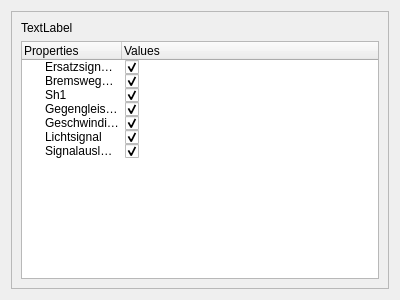
<?xml version="1.0" encoding="UTF-8"?>
<ui version="4.0">
 <class>SymbolOptions</class>
 <widget class="QDialog" name="SymbolOptions">
  <property name="geometry">
   <rect>
    <x>0</x>
    <y>0</y>
    <width>400</width>
    <height>300</height>
   </rect>
  </property>
  <property name="windowTitle">
   <string>Dialog</string>
  </property>
  <layout class="QGridLayout" name="gridLayout">
   <item row="0" column="0">
    <widget class="QFrame" name="frame">
     <property name="frameShape">
      <enum>QFrame::StyledPanel</enum>
     </property>
     <property name="frameShadow">
      <enum>QFrame::Raised</enum>
     </property>
     <layout class="QVBoxLayout" name="verticalLayout">
      <item>
       <widget class="QLabel" name="label">
        <property name="text">
         <string>TextLabel</string>
        </property>
       </widget>
      </item>
      <item>
       <widget class="QTreeWidget" name="treeWidget">
        <property name="iconSize">
         <size>
          <width>10</width>
          <height>10</height>
         </size>
        </property>
        <column>
         <property name="text">
          <string>Properties</string>
         </property>
        </column>
        <column>
         <property name="text">
          <string>Values</string>
         </property>
        </column>
        <item>
         <property name="text">
          <string>Ersatzsignal - arrow</string>
         </property>
         <property name="icon">
          <iconset>
           <normalon>:/icons/assets/fifteenSvgs/ersatz.svg</normalon>
          </iconset>
         </property>
         <property name="text">
          <string/>
         </property>
         <property name="checkState">
          <enum>Checked</enum>
         </property>
        </item>
        <item>
         <property name="text">
          <string>Bremswegabstand</string>
         </property>
         <property name="icon">
          <iconset>
           <normalon>:/icons/assets/fifteenSvgs/brem.svg</normalon>
          </iconset>
         </property>
         <property name="text">
          <string/>
         </property>
         <property name="checkState">
          <enum>Checked</enum>
         </property>
        </item>
        <item>
         <property name="text">
          <string>Sh1</string>
         </property>
         <property name="icon">
          <iconset>
           <normalon>:/icons/assets/fifteenSvgs/sh1.svg</normalon>
          </iconset>
         </property>
         <property name="text">
          <string/>
         </property>
         <property name="checkState">
          <enum>Checked</enum>
         </property>
        </item>
        <item>
         <property name="text">
          <string>Gegengleisanzeiger</string>
         </property>
         <property name="icon">
          <iconset>
           <normalon>:/icons/assets/fifteenSvgs/gegen.svg</normalon>
          </iconset>
         </property>
         <property name="text">
          <string/>
         </property>
         <property name="checkState">
          <enum>Checked</enum>
         </property>
        </item>
        <item>
         <property name="text">
          <string>Geschwindigkeitsanzeiger</string>
         </property>
         <property name="icon">
          <iconset>
           <normalon>:/icons/assets/fifteenSvgs/gesch.svg</normalon>
          </iconset>
         </property>
         <property name="text">
          <string/>
         </property>
         <property name="checkState">
          <enum>Checked</enum>
         </property>
        </item>
        <item>
         <property name="text">
          <string>Lichtsignal</string>
         </property>
         <property name="icon">
          <iconset>
           <normalon>:/icons/assets/fifteenSvgs/licht.svg</normalon>
          </iconset>
         </property>
         <property name="text">
          <string/>
         </property>
         <property name="checkState">
          <enum>Checked</enum>
         </property>
        </item>
        <item>
         <property name="text">
          <string>Signalausleger</string>
         </property>
         <property name="icon">
          <iconset>
           <normalon>:/icons/assets/fifteenSvgs/sleger.svg</normalon>
          </iconset>
         </property>
         <property name="text">
          <string/>
         </property>
         <property name="checkState">
          <enum>Checked</enum>
         </property>
        </item>
       </widget>
      </item>
     </layout>
    </widget>
   </item>
  </layout>
 </widget>
 <resources/>
 <connections/>
</ui>
